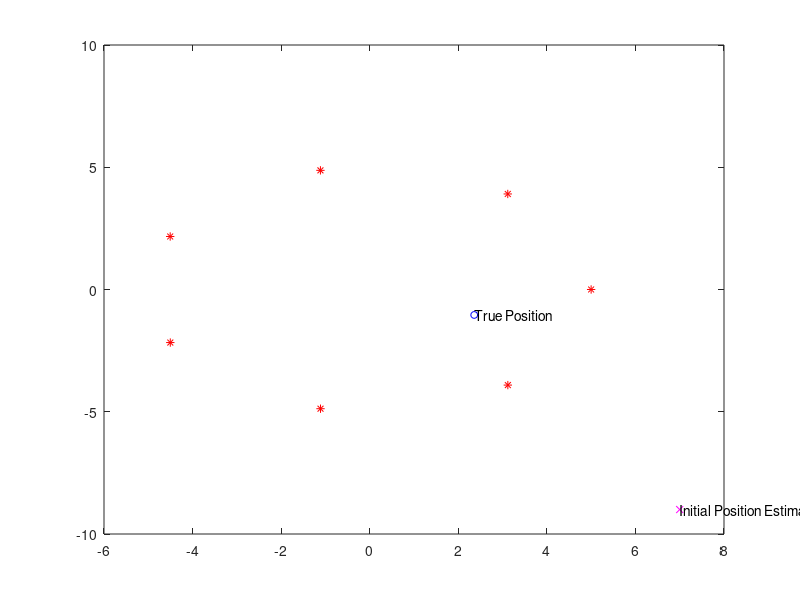

This figure's MATLAB source: (Note: this script raises an error after producing the figure.)
close all; clear all; clc;
N =7; r = 5;

theta = ((2 * pi / N) * (1:(N))).';
centerX = 0 ; centerY = 0;
x = centerX + r .* cos(theta);
y = centerY + r .* sin(theta);
beacons = [x y] ;
beacons = beacons + normrnd(0,.001,size(beacons)); 

theta = 2*pi*rand();
R = r/1.3*sqrt(rand());
centerX = 0 ; centerY = 0;
x = centerX + R  .* cos(theta);
y = centerY + R  .* sin(theta);
position = [x y];


% position = randi([-5,5],1,2);
distances = sqrt(sum((beacons-position).^2,2));
distances = distances + normrnd(0,.1,size(distances));
xk = randi([-15,15],1,2); %rk = distances - sqrt(sum((beacons-xk).^2,2));
%%
plot(beacons(:,1),beacons(:,2),'r*')
hold on; 
plot(position(1),position(2),'bo','markersize',5)
text(position(1),position(2),'True Position')
plot(xk(1),xk(2),'mx','markersize',5)
text(xk(1),xk(2),'Initial Position Estimation')

%%
mu =8;
for i = 1:25
    rk = residual(xk,beacons,distances);
    Ak = derivative(xk,beacons);
    bk = bias(Ak,xk,rk);
    xk = ( inv(Ak.'*Ak + mu*eye(size(Ak,2)) ) * (Ak' * bk + mu*xk.') )';
    plot(xk(1),xk(2),'gx')
    text(xk(1),xk(2),string(i))
    
%     if mod(i,1) == 0
%         position = [.2,.2] + position
%         distances = sqrt(sum((beacons-position).^2,2));
%         distances = distances + normrnd(0,.1,size(distances));
%         plot(position(1),position(2),'bo','markersize',5)
%     end
end
%%
%%
function A = derivative(xk,beacons)
   A = -(xk-beacons) ./  ( sqrt(sum((xk-beacons).^2,2)) + eps );
end

function b = bias(A,xk,rk)
   b = A*xk.' - rk;
end

function r = residual(xk,beacons,distances)
    r = distances - sqrt(sum((xk-beacons).^2,2));
end

